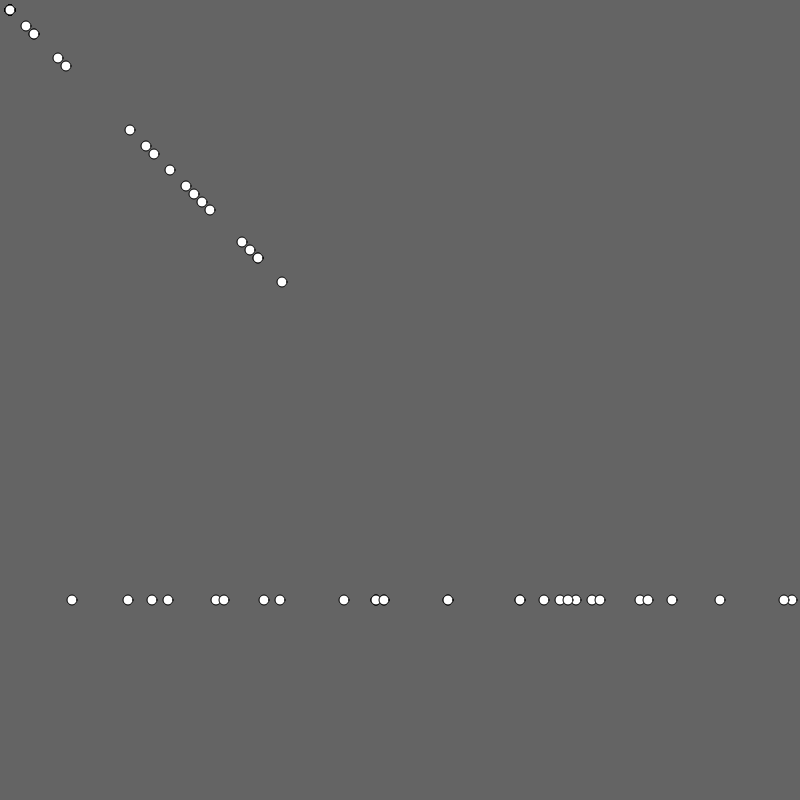
Frame 1 (no input)
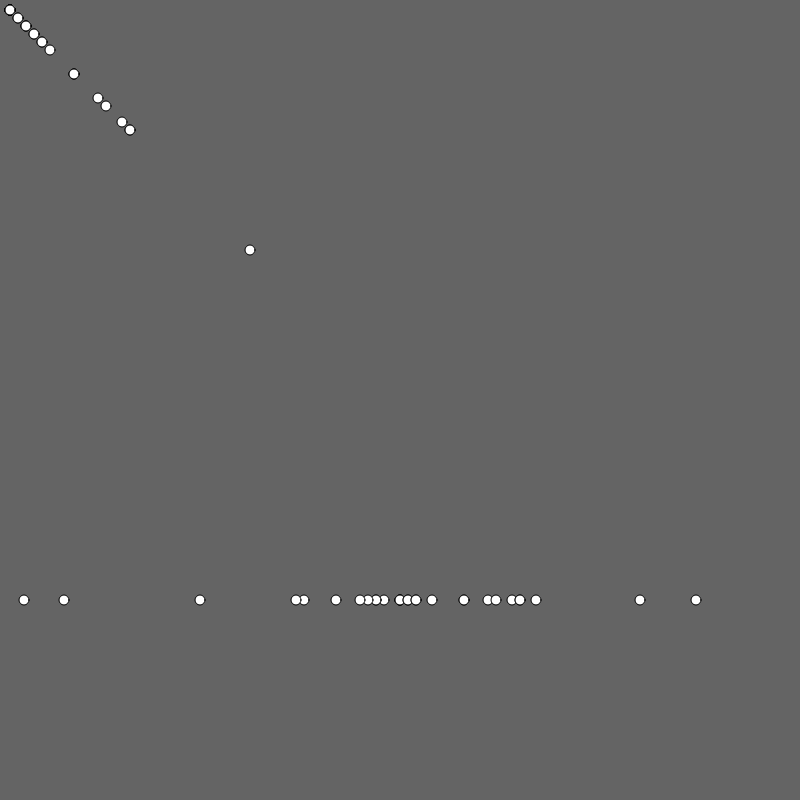
Frame 60 (no input)
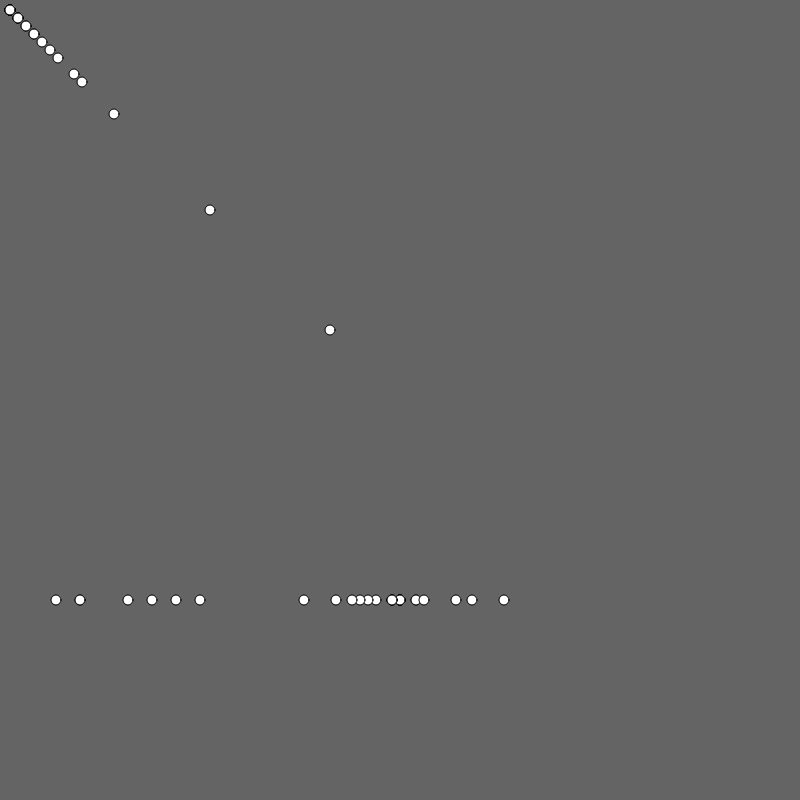
Frame 120 (the mouse pressed at the canvas centre since frame 60)

The p5.js sketch that drew these frames (run headless with seeded random() and noise() and a simulated clock; from frame 60 on, the mouse is pressed at the canvas centre):

// p5.js sketch
// ── sketch.js
var nutz = [];
var total = 30
var target = 50
var Max = 100
var A = Max-target
function setup() {
  createCanvas(800,800)
  for(i=0;i<total;i++){
    nutz.push(new nut(round(random(1,Max))))
   
  }
  //frameRate(2);
  
}

function draw() {
  background (100);
  evolve(nutz);
  for(i=0;i<total;i++){
    ellipse(nutz[i].fitness*8+10,nutz[i].fitness*8+10,10,10)
  }
  for(i=0;i<total;i++){
    ellipse(nutz[i].data*8,600,10,10)
  }
}
function keyPressed() {
    
    if (keyCode === ENTER) {
     
        
    }
}
function nut(num){
 
  
  this.data = num
  this.fitness = 0
  //SC = Survival Chance
  this.SC = 0;
}
function evolve(set){
  //gives each "nut" its own fitness score based off its "data" and its distance tothe 
  //target
  for(i=0;i<total;i++){
    nutz[i].fitness = abs(nutz[i].data-target);
    
  }
  //sorts based off of best fitness(lowest)
  var notsorted = true;
  var temp;
  var changeMade=false;
  while (notsorted){
    changeMade=false
    for(i=0;i<total-1;i++){
      if(nutz[i+1].fitness<nutz[i].fitness){
        temp=nutz[i];
        nutz[i]=nutz[i+1];
        nutz[i+1]=temp;
       changeMade=true
        
      }
    }
    if(changeMade===false){
      notsorted= false;
    }
  }
  //assign Survival Chance
  for(i=0;i<total;i++){
    nutz[i].SC=(((-(nutz[i].fitness))/(A))+1)
  }
  //Kill(generate new) or Change 
  var r = 0
  for(i=0;i<total;i++){
    r = random(0,1)
    if (r>nutz[i].SC){
      nutz[i]=new nut(round(random(1,Max)))
    }else{
      mutate(nutz[i]);
    }
  }
}
function mutate(obj){
  var rand = random(-1,1)
  if (rand<0){
    obj.SC +=1;
  }else{
    obj.SC -=1;
  }
}
